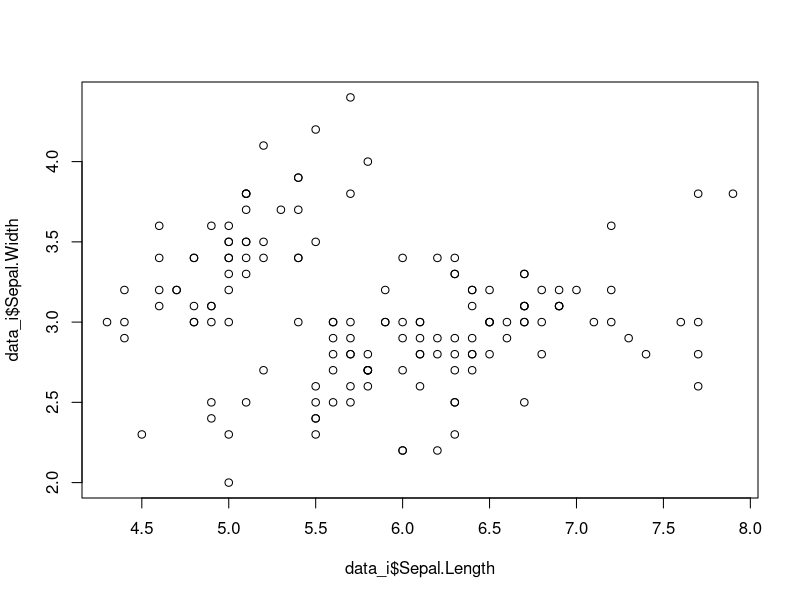
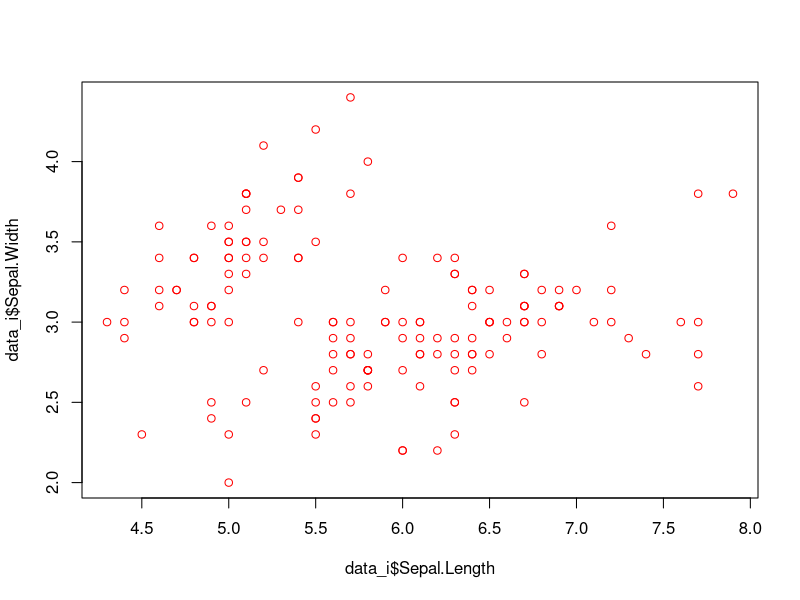
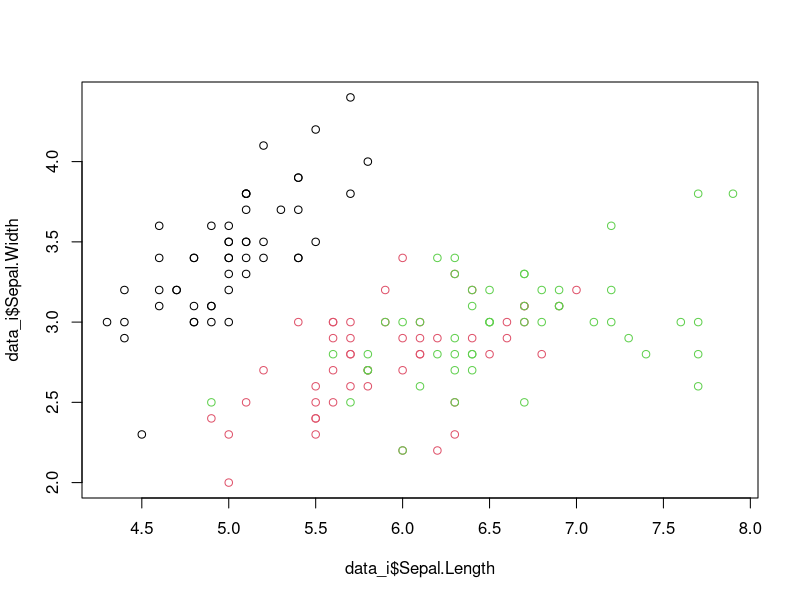
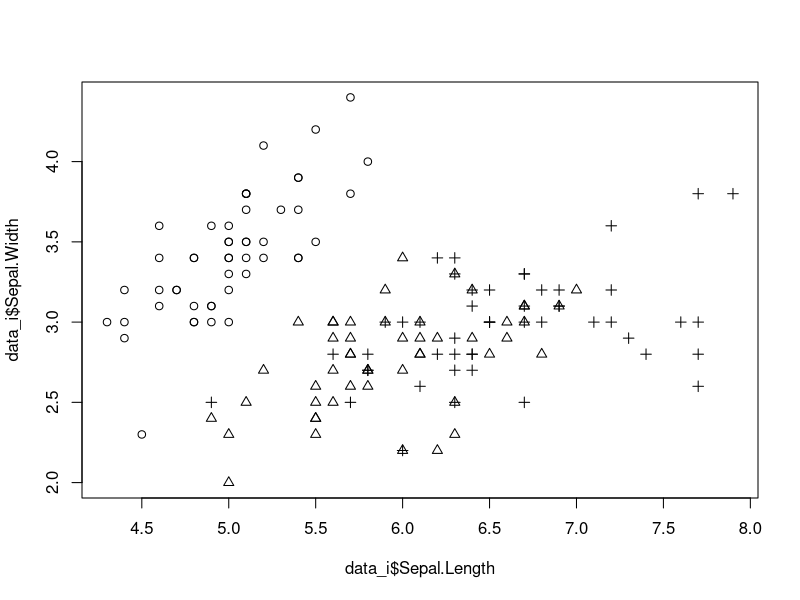
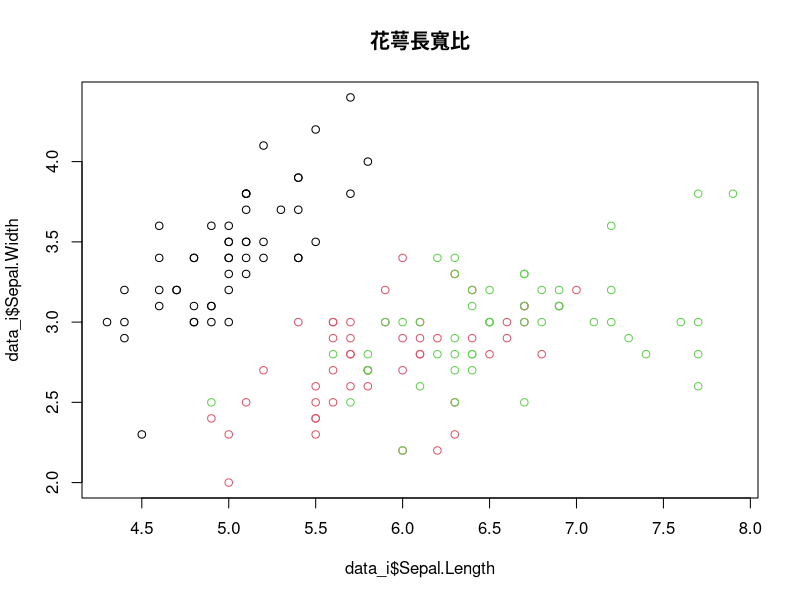
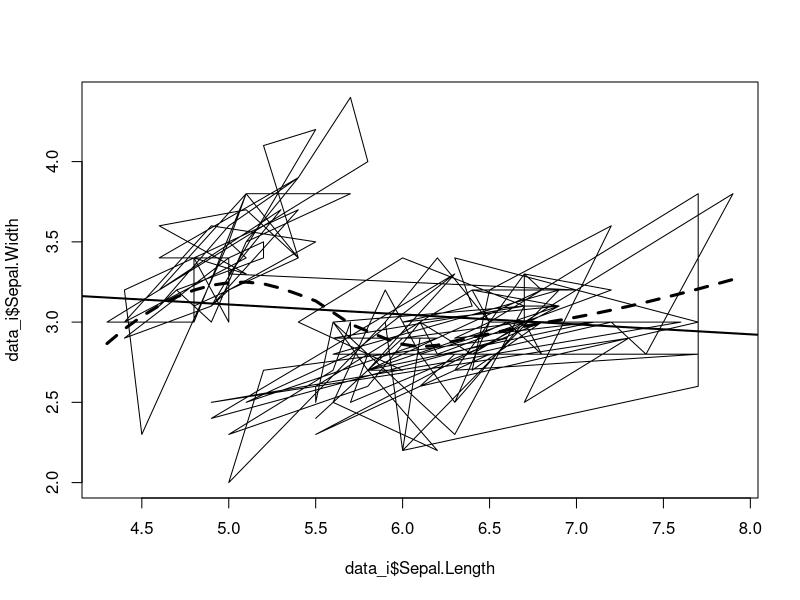

Here is the R script that generated these plots, in order: (Note: this script raises an error after producing the figures.)
rm(list=ls())

#please preread Ch3.4

# input data
data_i=iris

## 1. basic plot
# scatter plot
plot(data_i$Sepal.Length,data_i$Sepal.Width)
plot(data_i$Sepal.Length,data_i$Sepal.Width,col="red")
plot(data_i$Sepal.Length,data_i$Sepal.Width,col=data_i$Species)
plot(data_i$Sepal.Length,data_i$Sepal.Width,pch=as.numeric(data_i$Species))
# for paper print
plot(data_i$Sepal.Length,data_i$Sepal.Width,col=data_i$Species,main="花萼長寬比")
plot(data_i$Sepal.Length,data_i$Sepal.Width,type="l")

?plot

#add line 
# 我們也可以畫出回歸趨勢線
lm.model <- lm(Sepal.Width ~ Sepal.Length, data_i)    # 建立一個線性回歸
# 畫上回歸的趨勢線
abline(lm.model,lwd=2)     # lwd 代表線的粗細

#add curve
M.Loess <- loess(Sepal.Width ~ Sepal.Length, data = data_i)
Fit <- fitted(M.Loess)
Ord1 <- order(data_i$Sepal.Length)
lines(data_i$Sepal.Length[Ord1], Fit[Ord1],
      lwd = 3, lty = 2)

# Advanced scatter plot
plot(data)
plot(data[1:4])

# function plot
plot(sin, -pi, 2*pi)

#hist
hist(data_t$Sepal.Length)
hist(data_t$Sepal.Length,breaks = 50)
#hist(x, breaks = "Sturges",
#     freq = NULL, probability = !freq,
#     include.lowest = TRUE, right = TRUE,
#     density = NULL, angle = 45, col = NULL, border = NULL,
#     main = paste("Histogram of" , xname),
#     xlim = range(breaks), ylim = NULL,
#     xlab = xname, ylab,
#     axes = TRUE, plot = TRUE, labels = FALSE,
#     nclass = NULL, warn.unused = TRUE, ...)

#boxplot
boxplot(data_i[1:4])
boxplot(Sepal.Length ~ Species, data_i)
#最大值區間：Q3 + 1.5 * (Q3-Q1)，以橫線表示
#上四分位數Q3：以內箱上限表示
#中位數：以內箱中的黑粗線表示
#下四分位數Q1：以內箱下限表示
#最小值區間：Q1 – 1.5 * (Q3-Q1)，以橫線表示
#離群值：超過最大值區間或最小值區間的樣本，以圈圈表示

# output
png("boxplot.png", width=600, height=600)
dev.off() 

#homework
# 1.請讀入titatic_csv.csv檔案，並畫出艙等的直方圖。
# 2.請畫出性別與艙等的plot圖。比較與iris有什麼不同？為什麼？
# 3.讀取你自己的datasheet，並探索如何呈現最好，並做一張圖。
# 4.(加分題）探索使用ggplot，並做一張圖。
